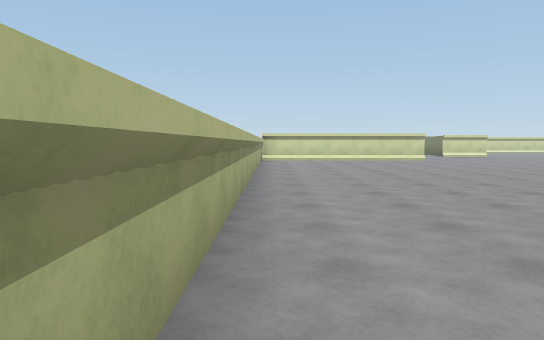
view 1 (above)

24 first-person views from a walk through a scene from a Unity 3-D project. The camera is 1.3 m above the floor, tilts 4° down and sees 70° across. The floor is counted in squares, 2 m on a side. Each view is taken from the middle of a square. On the plan, view 1 faces up. The plan holds only what a view shows up to about 11 squares ahead; the rest is blank.

view 2
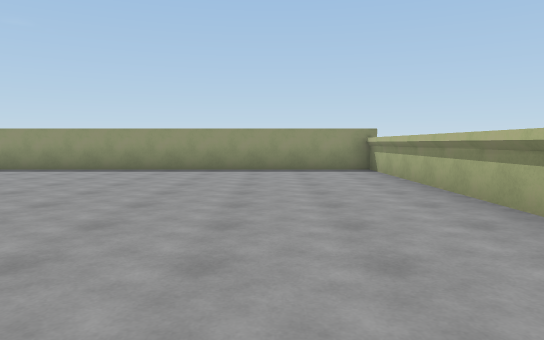

view 3
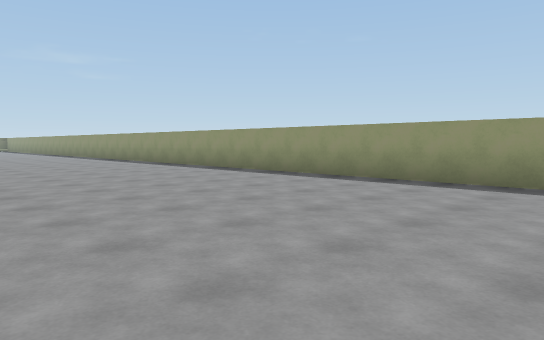

view 4
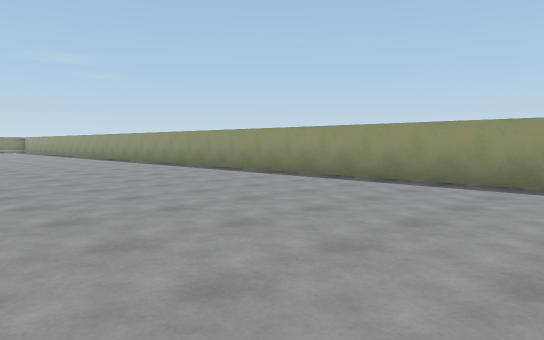

view 5
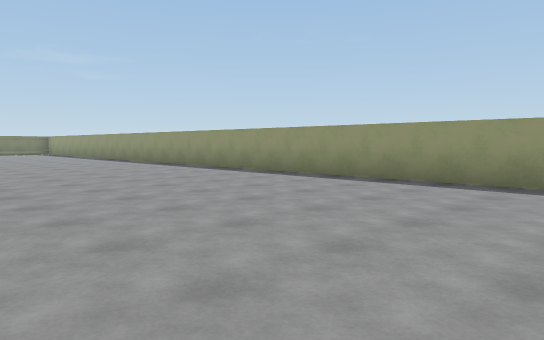

view 6
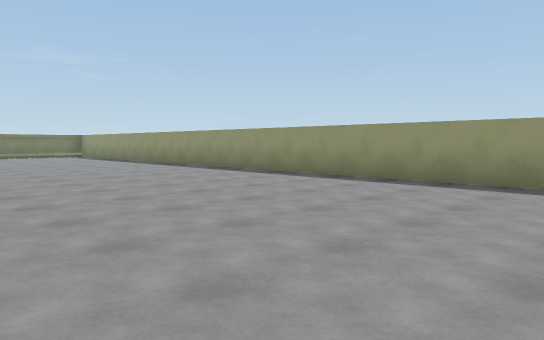

view 7
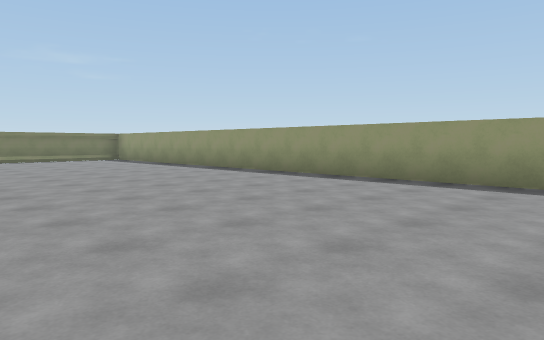

view 8
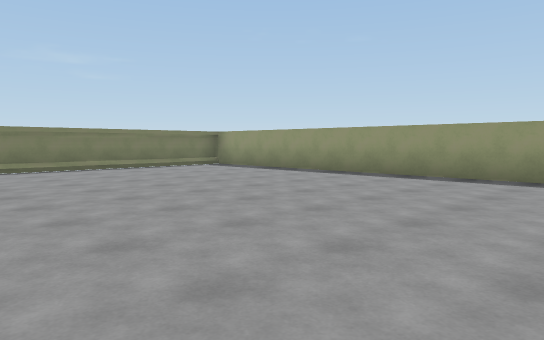

view 9
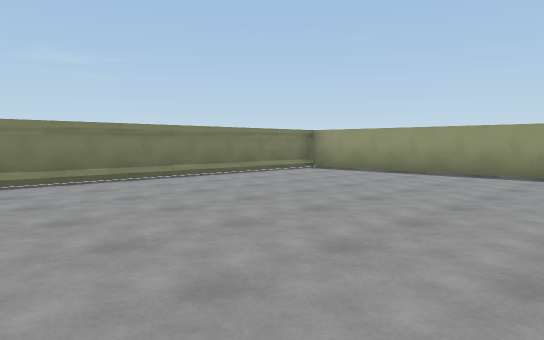

view 10
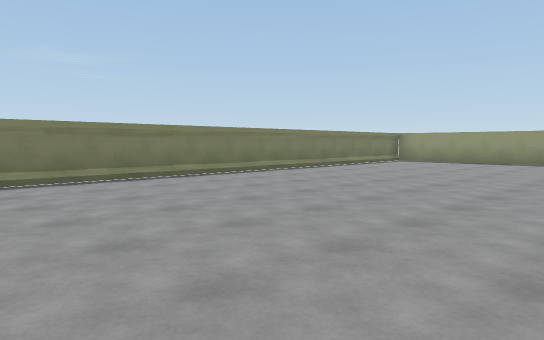

view 11
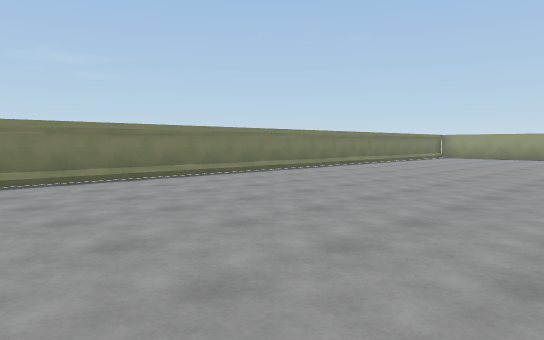

view 12
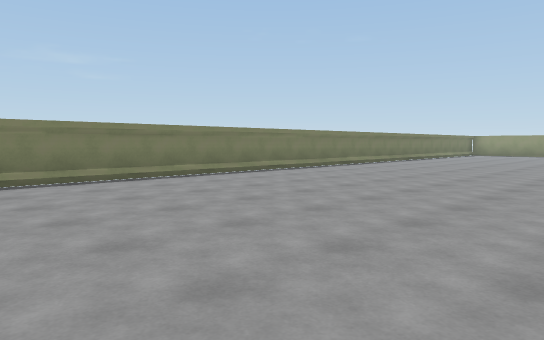

view 13
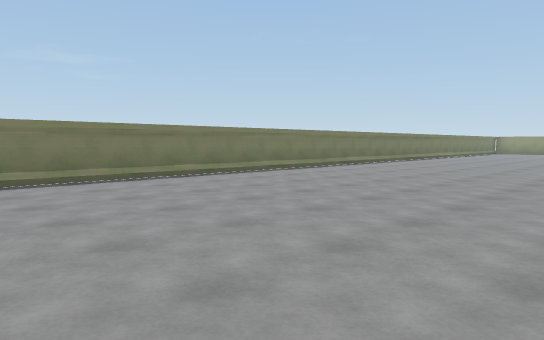

view 14
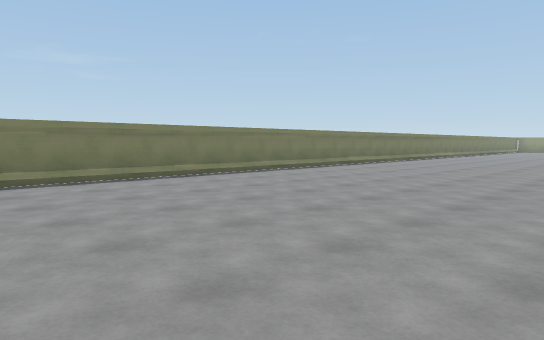

view 15
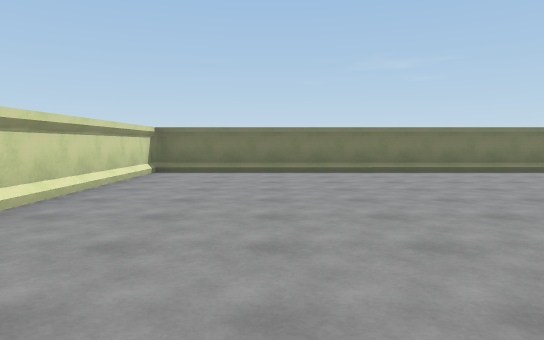

view 16
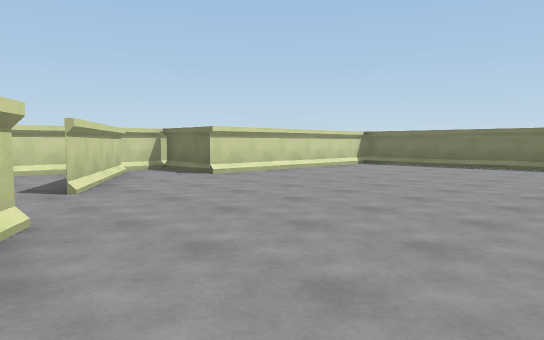

view 17
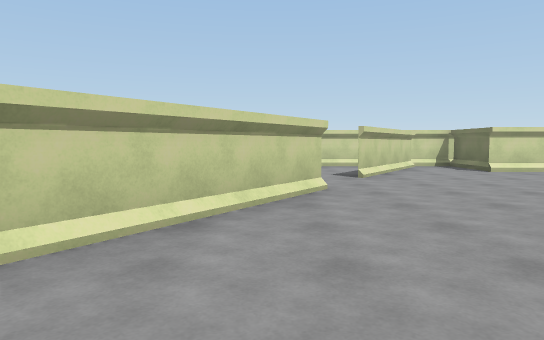

view 18
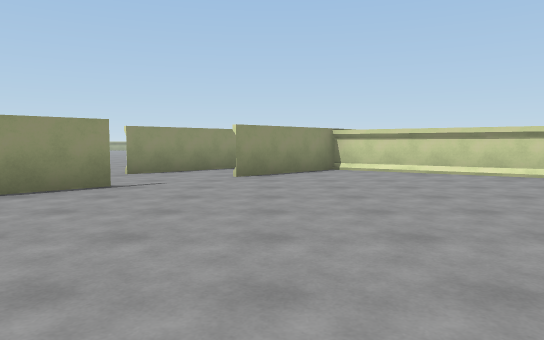

view 19
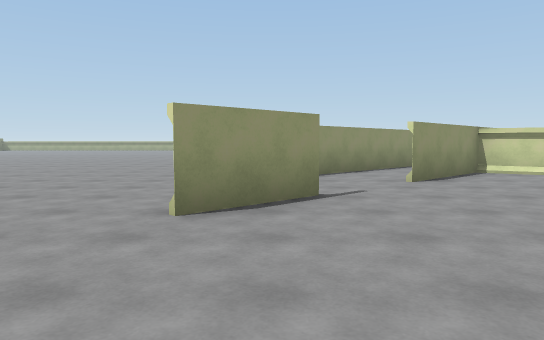

view 20
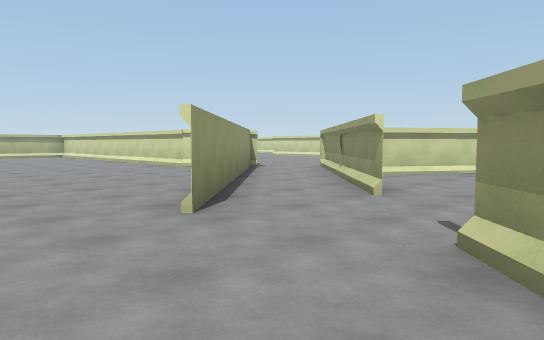

view 21
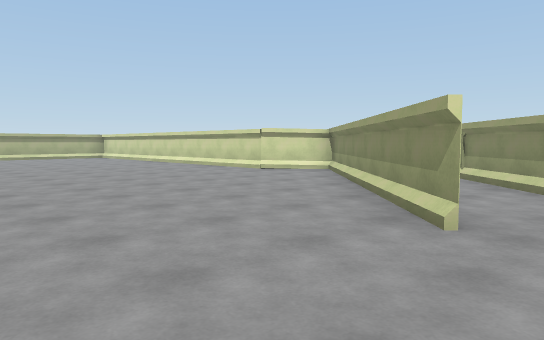

view 22
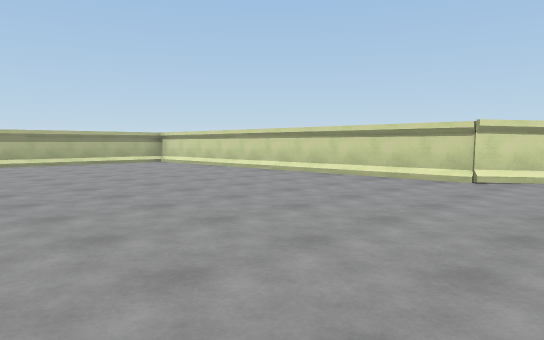

view 23
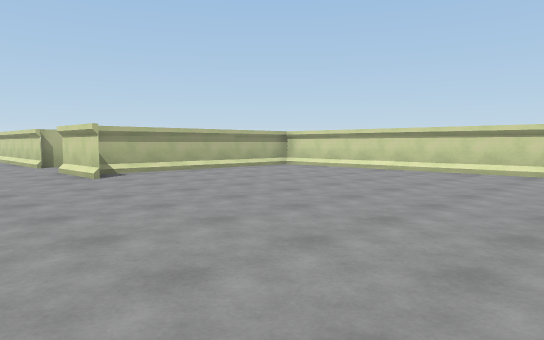

view 24
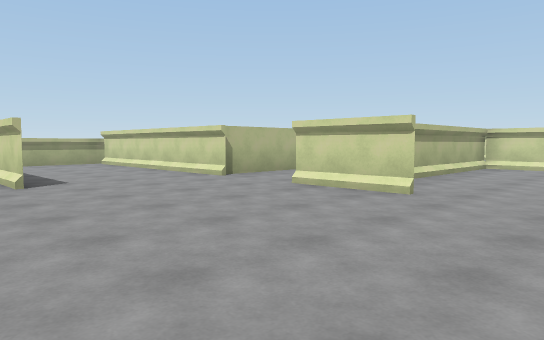

### Floor plan
Points are (right, up) in squares from view 1. A wall is a line through its corners. A room is listed if a view was taken in it or the views show most of it. See-through windows are left out.
Room 1 (views 1, 2, 3, 4, 5, 6, 7, 8, 9, 10, 11, 12, 13, 14, 15, 16, 17, 18, 19, 20, 21, 22, 23, 24)
walls: (22.5, 22.6) (25, 19.9) (20.1, 25.1); (27.8, 20) (27.2, 20.6) (28.7, 19.1); (9.9, 17.8) (7.8, 17.8); (20.3, 25.2) (19, 23.8) (8.8, 23.8) (8.7, 18.1); (5.8, 14.4) (4.1, 14.4); (5.7, 17.8) (1.2, 17.8); (26.7, 29.5) (23.5, 24.5) (25.6, 22.2); (-0.4, 10.5) (-0.4, -2.5) (36.9, -2.5) (36.9, 32.7) (30.8, 32.7); (-0.4, 16.4) (-0.4, 15.6); (31.1, 32.9) (31, 34.9) (27.4, 34.9); (29.8, 34.7) (27.6, 31.2)
ways out: opening at (7, 18)

Positions as (right, up) in squares from view 1, and headings:
1: (0, 0), facing up
2: (2, 7), facing down
3: (3, 4), facing down-right
4: (8, 4), facing down-right
5: (13, 4), facing down-right
6: (18, 4), facing down-right
7: (22, 4), facing down-right
8: (27, 5), facing down-right
9: (30, 6), facing down-right
10: (30, 11), facing down-right
11: (30, 15), facing down-right
12: (30, 19), facing down-right
13: (30, 23), facing down-right
14: (30, 28), facing down-right
15: (28, 30), facing right
16: (26, 26), facing up-right
17: (26, 24), facing up
18: (33, 23), facing left
19: (32, 20), facing left
20: (28, 18), facing up-left
21: (26, 17), facing up-left
22: (21, 17), facing up-left
23: (17, 15), facing up-left
24: (12, 13), facing up-left
